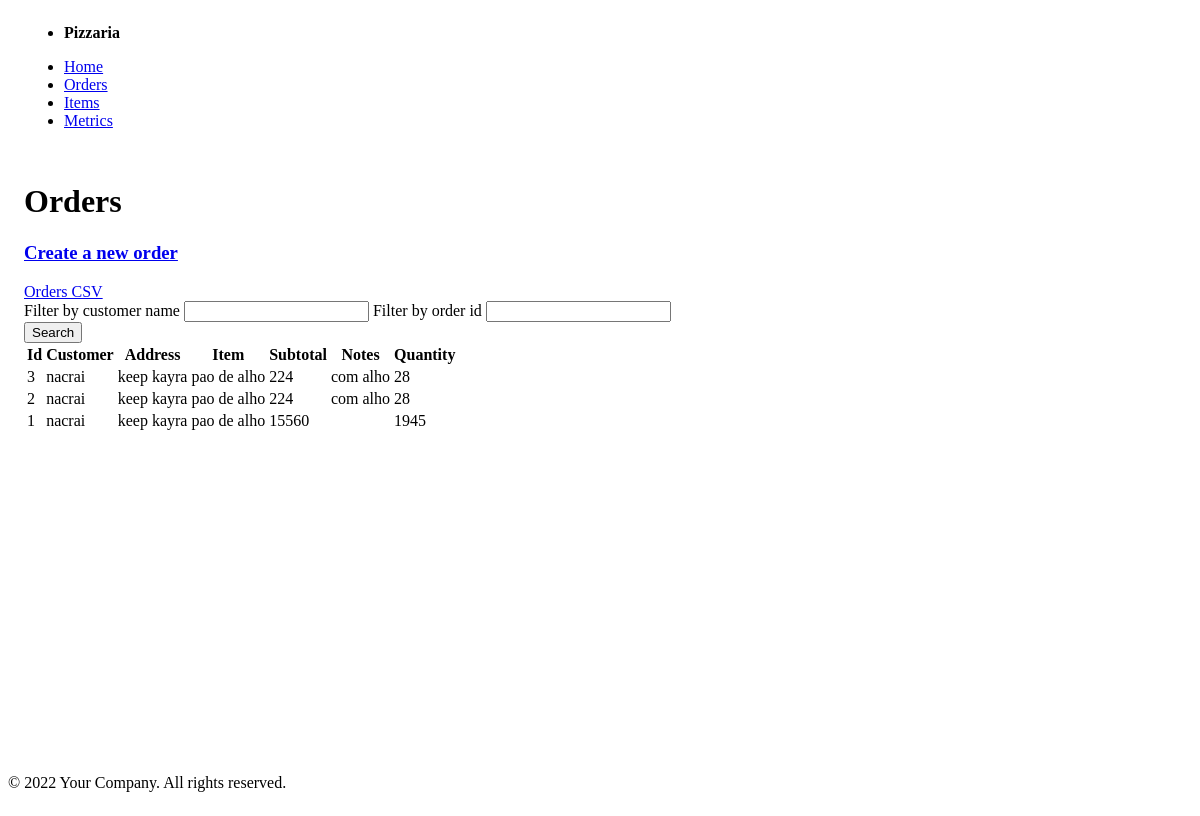
/public/order/index.php, run on the app's committed database.
### tables this page shows
CREATE TABLE orders (
  id INTEGER PRIMARY KEY,
  customer TEXT NOT NULL,
  `address` TEXT NOT NULL,
  item_id INTEGER NOT NULL,
  quantity INTEGER NOT NULL DEFAULT 1,
  created_at INTEGER NOT NULL DEFAULT (strftime('%s')), notes TEXT,

  FOREIGN KEY (item_id) REFERENCES items(id)
);

### model/order.php (called while the page is built, shortened)
<?php
require_once __DIR__ . '/item.php';
class Order {
  function __construct(?int $id, string $customer, string $address, int $quantity = 1, ?string $notes = null, ?Item $item = null, ?string $date = null) {
    $this->id = $id;
    $this->customer = $customer;
    $this->address = $address;
    $this->quantity = $quantity;
    $this->notes = $notes;
    $this->item = $item;
  }
  public static function all(?string $name = null): array {
    $list = [];
    $db = DB::getInstance();
    if ($name == null) {
      $req = $db->query('SELECT orders.id, customer, address, created_at as `date`, quantity, notes,
                                items.id as item_id, items.name as item_name, items.price as item_price, items.description as item_description
                        FROM orders
                        INNER JOIN items ON orders.item_id = items.id
                        ORDER BY created_at DESC;
                      ');
    }
    foreach($req->fetchAll() as $order) {
      $item = new Item($order['item_id'], $order['item_name'], $order['item_price'], $order['item_description']);
      $list[] = new Order($order['id'], $order['customer'], $order['address'], $order["quantity"], $order["notes"], $item, $order['date']);
    }
    return $list;
  }
}

### model/item.php (called while the page is built, shortened)
<?php
class Item {
  function __construct(?int $id, string $name, int $price, string $description) {
    $this->name = $name;
    $this->price = $price;
  }
}

### public/components/order_table.php (the view)
<?php
require_once __DIR__ . "/../../model/order.php";
$customer = isset($_GET['name']) && $_GET["name"] ? $_GET['name'] : null;
if (!isset($_GET['id']) || !$_GET['id']) {
  $orders = Order::all($customer);
} else {
  $order = Order::find($_GET['id']);
  $orders = $order ? [$order] : [];
}
?>
<table role="grid">
  <thead>
    <tr>
      <th>Id</th>
      <th>Customer</th>
      <th>Address</th>
      <th>Item</th>
      <th>Subtotal</th>
      <th>Notes</th>
      <th>Quantity</th>
    </tr>
  </thead>
  <tbody>
    <?php foreach ($orders as $order): ?>
      <tr>
        <td><?= $order->id ?></td>
        <td><?= $order->customer ?></td>
        <td><?= $order->address ?></td>
        <td><?= $order->item->name ?></td>
        <td><?= $order->item->price * $order->quantity ?></td>
        <td><?= $order->notes ?></td>
        <td><?= $order->quantity ?></td>
      </tr>
    <?php endforeach; ?>
  </tbody>
</table>

### data on the page
orders: id "3", customer "nacrai", address "keep kayra", name "pao de alho", quantity "224", notes "com alho", quantity "28"
orders: id "2", customer "nacrai", address "keep kayra", name "pao de alho", quantity "224", notes "com alho", quantity "28"
orders: id "1", customer "nacrai", address "keep kayra", name "pao de alho", quantity "15560", quantity "1945"
